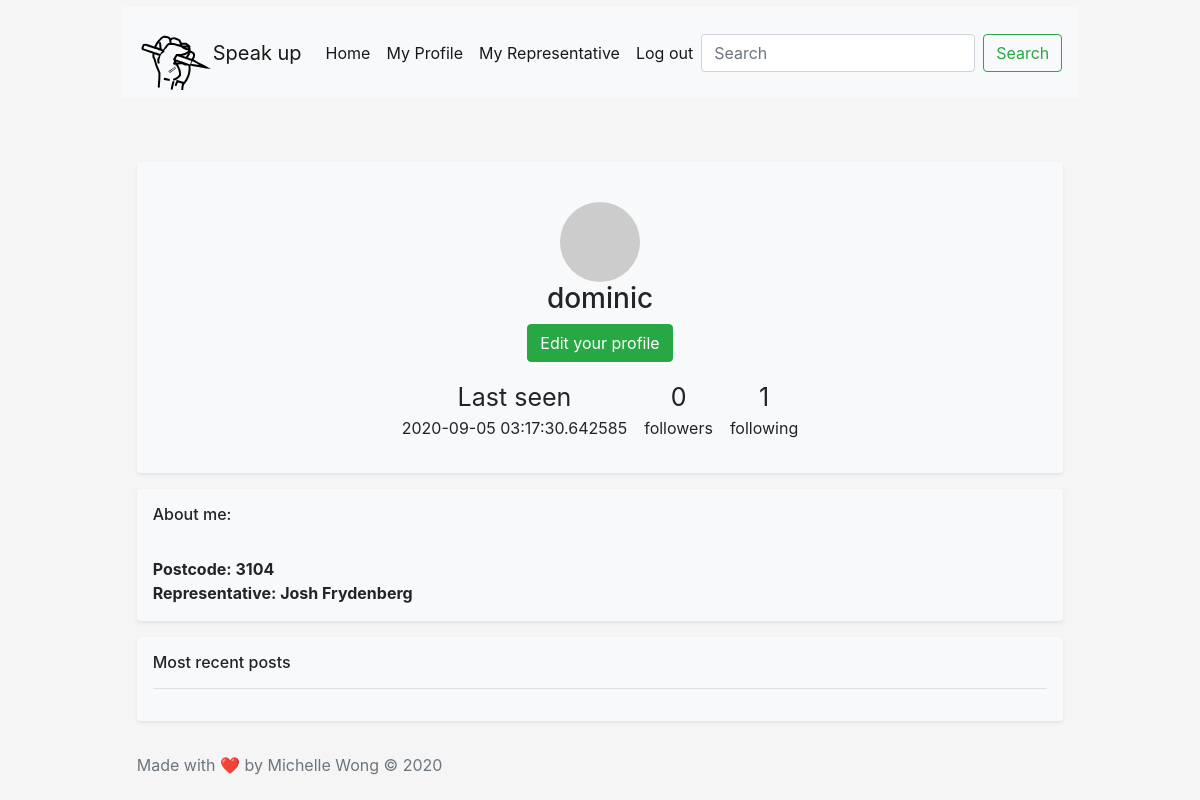
Page /user/dominic (signed in) on the committed database.
### app/models.py (models this page shows, shortened)
class User(UserMixin, db.Model):
    id = db.Column(db.Integer, primary_key=True)
    username = db.Column(db.String(64), index=True, unique=True)
    email = db.Column(db.String(120), index=True, unique=True)
    password_hash = db.Column(db.String(128))
    posts = db.relationship('Post', backref='author', lazy='dynamic')
    about_me = db.Column(db.String(140))
    representative = db.Column(db.String(100))
    constituency = db.Column(db.String(100))
    postcode = db.Column(db.String(64))
    last_seen = db.Column(db.DateTime, default=datetime.utcnow)
    followed = db.relationship(
        'User', secondary=followers,
        primaryjoin=(followers.c.follower_id == id),
        secondaryjoin=(followers.c.followed_id == id),
        backref=db.backref('followers', lazy='dynamic'), lazy='dynamic')
    def avatar(self, size):
        digest = md5(self.email.lower().encode('utf-8')).hexdigest()
        return 'https://www.gravatar.com/avatar/{}?d=identicon&s={}'.format(
            digest, size)

### app/routes.py (the view)
@app.route('/user/<username>')
@login_required
def user(username):
    user = User.query.filter_by(username=username).first_or_404()
    page = request.args.get('page', 1, type=int)
    posts = user.posts.order_by(Post.timestamp.desc()).paginate(
        page, 3, False)
    next_url = url_for('user', username=user.username, page=posts.next_num) \
        if posts.has_next else None
    prev_url = url_for('user', username=user.username, page=posts.prev_num) \
        if posts.has_prev else None
    form = EmptyForm()
    return render_template('user.html', user=user, posts=posts.items,
                           next_url=next_url, prev_url=prev_url, form=form)

### app/forms.py
class EmptyForm(FlaskForm):
    submit = SubmitField('Submit')

### app/models.py (called while the page is built)
@login.user_loader
def load_user(id):
    return User.query.get(int(id))

### app/routes.py (called while the page is built)
@app.before_request
def before_request():
    if current_user.is_authenticated:
        current_user.last_seen = datetime.utcnow()
        db.session.commit()

### app/templates/user.html (shortened to what this page needs)
{% extends "navbar.html" %}
{% block content %}
<br><br>
<div class="my-3 p-3 bg-light text-center rounded box-shadow shadow-sm">
  <br>
  <img class ="profile" src="{{ user.avatar(128) }}">
  <h3>{{ user.username }}</h3>
  {% if user == current_user %}
                <p>
                  <a class="btn btn-success" href="{{ url_for('edit_profile') }}" role="button">Edit your profile</a>
                {% endif %}
  <table>
    <tr>
      <td style="text-align:center"><span class = "bigger">{% if user.last_seen %}Last seen</span><br>{{ user.last_seen }}</p>{% endif %}</th>
      <td style="text-align:center"><p><span class = "bigger">{{ user.followers.count() }}</span><br> followers</p></th>
      <td style="text-align:center"><p><span class = "bigger">{{ user.followed.count() }}</span> <br>following</p></th>
</div>
<div class="my-3 p-3 bg-light rounded box-shadow shadow-sm">
  <h6>About me: </h6>
  <br> <b>Postcode: {{user.postcode}}</b>
  <br> <b>Representative: {{user.representative}}</b>
</div>
<div class="my-3 p-3 bg-light rounded box-shadow shadow-sm">
  <h6> Most recent posts</h6>
    <hr>
</div>
{% endblock %}

### app/css/file.css (style rules this page uses)
html, body { height: 100%; }

### app/templates/user.html (style rules this page uses)
.profile { border-radius: 50%; margin-left: auto; margin-right: auto; }
table { margin-left: auto; margin-right: auto; border-spacing: 15px 0px; border-collapse: separate; }
.bigger { font-size:25px; }

### rows in the picture
User: username "dominic", last_seen "2020-09-05 03:17:30.642585", postcode "3104", representative "Josh Frydenberg"

### other values in the picture
{{ user.followers.count() }} "0"
{{ user.followed.count() }} "1"
